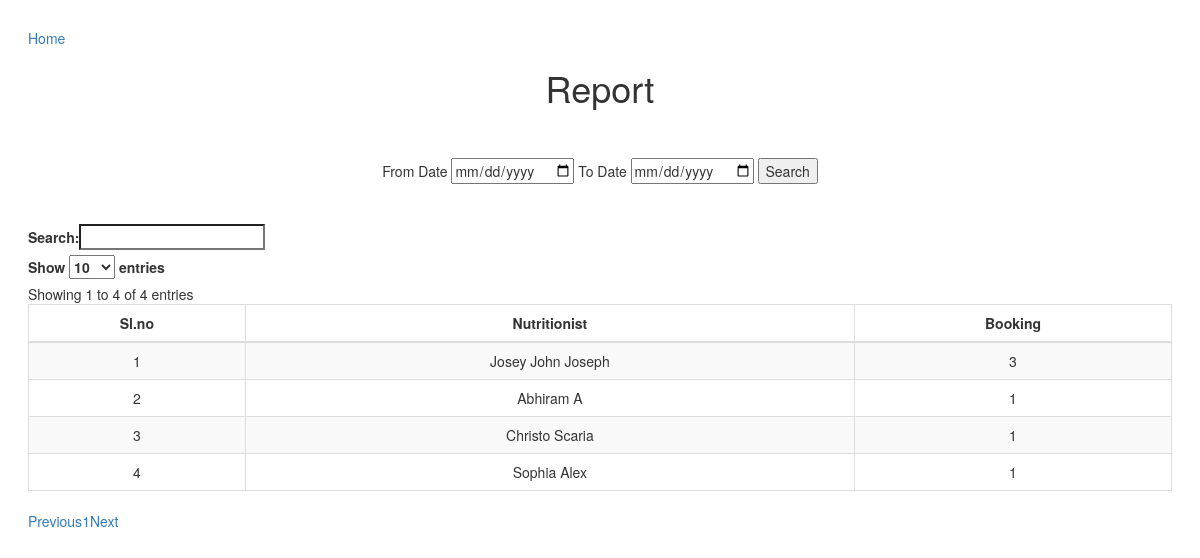
The app's page /Admin/NutritionistBookingReport.php with its own data.
### tables this page shows
CREATE TABLE `tbl_nutrition` (
  `nutrition_id` int(11) NOT NULL,
  `nutrition_name` varchar(50) NOT NULL,
  `nutrition_contact` varchar(15) NOT NULL,
  `nutrition_address` varchar(100) NOT NULL,
  `nutrition_email` varchar(50) NOT NULL,
  `nutrition_photo` varchar(500) NOT NULL,
  `nutrition_proof` varchar(500) NOT NULL,
  `nutrition_status` varchar(100) NOT NULL DEFAULT '0',
  `nutrition_password` varchar(20) NOT NULL,
  `nutrition_gender` varchar(20) NOT NULL,
  `district_id` int(11) NOT NULL,
  `place_id` int(11) NOT NULL,
  `nutrition_rating` varchar(20) NOT NULL DEFAULT '3☆',
  `monthly_subscription` varchar(20) NOT NULL DEFAULT '₹500/MO',
  `nutrition_date` date NOT NULL DEFAULT current_timestamp()
);

### Admin/NutritionistBookingReport.php (the view, shortened to what this page needs)
<!DOCTYPE html>
<html lang="en" >
    <head>
    <a href="HomePage.php">Home</a>
        <link rel='stylesheet' href='https://maxcdn.bootstrapcdn.com/bootstrap/3.3.6/css/bootstrap.min.css'>
        <link rel='stylesheet' href='https://cdn.datatables.net/1.10.12/css/dataTables.bootstrap.min.css'>
        <link rel='stylesheet' href='https://cdn.datatables.net/buttons/1.2.2/css/buttons.bootstrap.min.css'>
    <body>
        <h1 align="center" id="heading">Report</h1>
        <br><br>
        <form method="post" align="center">
        	From Date <input type="date" name="fdate">
            To Date <input type="date" name="tdate">
            <input type="submit" name="btn_search" value="Search">
            <br><br><br>
        </form>
        <table id="example" class="table table-striped table-bordered" cellspacing="0" width="100%">
            <thead>
                <tr>
                    <th style="text-align:center">Sl.no</th>
                    <th style="text-align:center">Nutritionist</th>
                    <th style="text-align:center">Booking</th>
                </tr>
            </thead>
            <tbody>
			<?php
            include("../Assets/Connection/connection.php");
				$i=0;
			 $selQry = "select * from tbl_nutrition";
				 $rs = $con->query($selQry);
                   while ($data = $rs->fetch_assoc())
				   {
					 $selQry2 = "select COALESCE(count(booking_id),0) as num from tbl_booking b inner join tbl_nutrition c on c.nutrition_id=b.nutrition_id where b.nutrition_id='".$data["nutrition_id"]."'";
						$rs2 = $con->query($selQry2);
						$data2 = $rs2->fetch_assoc();
                     $i++;
			?>
              <tr>
              	<td align="center"><?php echo $i; ?></td>
                 <td align="center"><?php echo $data["nutrition_name"]; ?></td>
                 <td align="center"><?php echo $data2["num"]; ?></td>
              </tr>
               <?php
				}
			?>
            </tbody>
        </table>
    </body>
</html>

### Admin/NutritionistBookingReport.php (style rules this page uses)
body { margin:2em; //background-color: #EFF1F7; }

### records on screen
tbl_nutrition: nutrition_name "Josey John Joseph", num "3"
tbl_nutrition: nutrition_name "Abhiram A", num "1"
tbl_nutrition: nutrition_name "Christo Scaria", num "1"
tbl_nutrition: nutrition_name "Sophia Alex", num "1"
